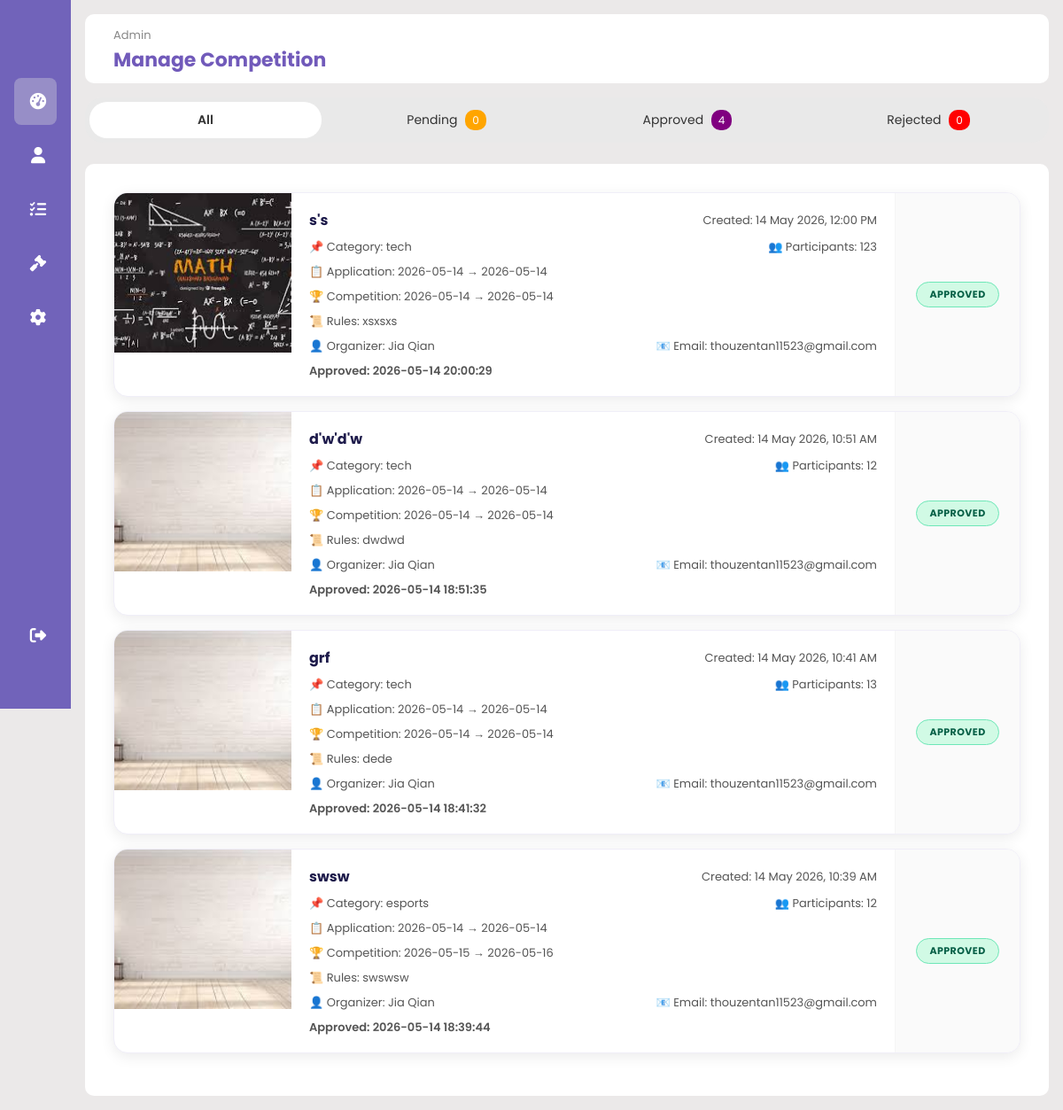
Screenshot of /Admin/manage-competition-list.php with the database file from the repository.
### tables this page shows
CREATE TABLE `competition_applications` (
  `id` int(11) NOT NULL,
  `title` varchar(255) DEFAULT NULL,
  `description` text DEFAULT NULL,
  `application_start` date DEFAULT NULL,
  `application_end` date DEFAULT NULL,
  `category` varchar(100) DEFAULT NULL,
  `start_date` date DEFAULT NULL,
  `end_date` date DEFAULT NULL,
  `participants` int(11) DEFAULT NULL,
  `organizer_id` int(11) DEFAULT NULL,
  `status` enum('pending','approved','rejected') DEFAULT 'pending',
  `created_at` timestamp NOT NULL DEFAULT current_timestamp(),
  `reject_reason` varchar(255) DEFAULT NULL,
  `competition_image` varchar(255) DEFAULT NULL,
  `prize_1st` varchar(255) DEFAULT NULL,
  `prize_2nd` varchar(255) DEFAULT NULL,
  `prize_3rd` varchar(255) DEFAULT NULL,
  `prize_description` text DEFAULT NULL,
  `organizer` varchar(255) DEFAULT NULL,
  `email` varchar(255) DEFAULT NULL,
  `rules` text DEFAULT NULL,
  `submission_type` varchar(50) DEFAULT NULL,
  `approved_at` datetime DEFAULT NULL,
  `rejected_at` datetime DEFAULT NULL,
  `result_status` enum('pending','judging','published') DEFAULT 'pending'
);

CREATE TABLE `users` (
  `id` int(11) NOT NULL,
  `fullname` varchar(100) DEFAULT NULL,
  `username` varchar(50) DEFAULT NULL,
  `email` varchar(100) DEFAULT NULL,
  `password` varchar(255) DEFAULT NULL,
  `country` varchar(10) DEFAULT NULL,
  `phone` varchar(20) DEFAULT NULL,
  `gender` varchar(10) DEFAULT NULL,
  `role` enum('admin','organiser','participant','judge') DEFAULT 'participant',
  `status` enum('active','pending') DEFAULT 'active',
  `created_at` timestamp NOT NULL DEFAULT current_timestamp(),
  `reset_token_hash` varchar(64) DEFAULT NULL,
  `reset_token_expires_at` datetime DEFAULT NULL,
  `profile_image` varchar(255) DEFAULT 'default.png'
);

### Admin/manage-competition-list.php (the view, shortened to what this page needs)
<?php
include "../config.php";
$pendingCount  = $conn->query("SELECT COUNT(*) AS total FROM competition_applications WHERE status='pending'")->fetch_assoc()['total'];
$approvedCount = $conn->query("SELECT COUNT(*) AS total FROM competition_applications WHERE status='approved'")->fetch_assoc()['total'];
$rejectedCount = $conn->query("SELECT COUNT(*) AS total FROM competition_applications WHERE status='rejected'")->fetch_assoc()['total'];
$status = $_GET['status'] ?? 'all';
if ($status == 'all') {
    $result = $conn->query("
        SELECT ca.*, u.fullname AS org_name, u.email AS org_email
        FROM competition_applications ca
        LEFT JOIN users u ON ca.organizer_id = u.id
        ORDER BY ca.created_at DESC
    ");
}
?>
<!DOCTYPE html>
<html lang="en">
<head>
<link rel="stylesheet" href="../Admin-css/manage-competition-list.css">
<link rel="stylesheet" href="https://cdnjs.cloudflare.com/ajax/libs/font-awesome/6.4.0/css/all.min.css">
</head>
<body>
<div class="sidebar">
    <div class="logo"></div>
    <ul class="menu">
        <li class="active">
            <a href="dashboard.php">
                <i class="fas fa-tachometer-alt"></i>
            </a>
        </li>
        <li><a href="#"><i class="fas fa-user"></i><span>Profile</span></a></li>
        <li>
            <a href="manage-competition-list.php">
                <i class="fas fa-list-check"></i>
            </a>
        </li>
        <li>
            <a href="manage-judges.php">
                <i class="fas fa-gavel"></i>
            </a>
        </li>
        <li>
            <a href="#"><i class="fas fa-cog"></i><span>Settings</span></a>
        </li>
        <li class="logout">
            <a href="../login.php">
                <i class="fas fa-sign-out-alt"></i>
            </a>
        </li>
    </ul>
</div>
<div class="main--content">
<div class="header--wrapper">
    <div class="header--title">
        <span>Admin</span>
        <h2>Manage Competition</h2>
    </div>
</div>
<div class="tab--container">
    <a href="?status=all" class="tab <?=($status=='all')?'active':''?>">All</a>
    <a href="?status=pending" class="tab <?=($status=='pending')?'active':''?>">
        Pending <span class="tab-badge orange"><?=$pendingCount?></span>
    </a>
    <a href="?status=approved" class="tab <?=($status=='approved')?'active':''?>">
        Approved <span class="tab-badge purple"><?=$approvedCount?></span>
    </a>
    <a href="?status=rejected" class="tab <?=($status=='rejected')?'active':''?>">
        Rejected <span class="tab-badge" style="background:red"><?=$rejectedCount?></span>
    </a>
</div>
<div class="table--container">
<?php while($row = $result->fetch_assoc()): ?>
<?php
$img = (!empty($row['competition_image']))
    ? '../uploads/' . $row['competition_image']
    : '../images/default.png';
$org_name  = $row['org_name'] ?? $row['organizer'] ?? 'N/A';
$org_email = $row['org_email'] ?? $row['email'] ?? 'N/A';
?>
<div class="proposal--card">
    <img class="comp-img" src="<?=htmlspecialchars($img)?>" onerror="this.src='../images/default.png'">
    <div class="info">
        <div class="row">
            <h3><?=htmlspecialchars($row['title'])?></h3>
            <span class="time">Created: <?=date("d M Y, h:i A", strtotime($row['created_at']))?></span>
        </div>
        <div class="row">
            <span>📌 Category: <?=htmlspecialchars($row['category'])?></span>
            <span>👥 Participants: <?=$row['participants']?></span>
        </div>
        <div class="row">
            <span>📋 Application: <?= $row['application_start'] ?> → <?= $row['application_end'] ?></span>
        </div>
        <div class="row">
            <span>🏆 Competition: <?= $row['start_date'] ?> → <?= $row['end_date'] ?></span>
        </div>
        <?php if(!empty($row['rules'])): ?>
        <div class="row">
            <span>📜 Rules: <?= htmlspecialchars($row['rules']) ?></span>
        </div>
        <?php endif; ?>
        <div class="row">
            <span>👤 Organizer: <?=$org_name?></span>
            <span>📧 Email: <?=$org_email?></span>
        </div>
        <?php if($row['status']=='approved'): ?>
        <div class="row">
            <span class="ok">Approved: <?=$row['approved_at'] ?? 'N/A'?></span>
        </div>
        <?php endif; ?>
    </div>
    <div class="right">
        <span class="status <?=$row['status']?>">
            <?=strtoupper($row['status'])?>
        </span>
    </div>
</div>
<?php endwhile; ?>
</div>
</div>
</body>
</html>

### Admin-css/manage-competition-list.css (style rules this page uses)
* { margin:0; padding:0; border:none; outline:none; box-sizing:border-box; font-family:"Poppins",sans-serif; }
body { display:flex; min-height:100vh; background:#ebe9e9; }
.sidebar { position:sticky; top:0; left:0; bottom:0; width:80px; height:100vh; padding:0 1rem; color:#fff; overflow-y:visible; transition:all 0.5s linear; background:rgba(113,99,186,155); }
.logo { height:80px; padding:16px; }
.menu { height:88%; position:relative; list-style:none; padding:0; }
.menu li { padding:1rem; margin:8px 0; border-radius:8px; transition:all 0.3s ease; white-space: nowrap; }
.menu li:hover, .menu li.active { background:#e0e0e058; }
.menu a { color:#fff; font-size:14px; text-decoration:none; display:flex; align-items:center; gap:1rem; width:100%; white-space:nowrap; flex-shrink: 0; }
.menu a i { font-size:1.15rem; min-width:22px; text-align:center; }
.logout { position:absolute; bottom:40px; left:0; width:100%; }
.main--content { width:100%; padding:1rem; background:#ebe9e9; }
.header--wrapper { display:flex; justify-content:space-between; align-items:center; flex-wrap:wrap; background:#fff; border-radius:10px; padding:10px 2rem; margin-bottom:1rem; }
.header--title { color:rgba(113,90,186,255); }
.header--title span { font-size:13px; color:#888; }
.header--title h2 { font-size:22px; }
.tab--container { display:flex; background:#e9e9e9; border-radius:20px; padding:5px; gap:10px; margin-bottom:1.5rem; }
.tab { flex:1; text-align:center; padding:10px; border-radius:20px; text-decoration:none; color:#333; font-size:14px; }
.tab.active { background:#fff; font-weight:600; }
.tab-badge { padding:3px 8px; border-radius:10px; font-size:12px; margin-left:5px; color:#fff; }
.orange { background:orange; }
.purple { background:purple; }
.table--container { background:#fff; padding:2rem; border-radius:10px; }
.proposal--card { display:flex; gap:0; align-items:stretch; background:#fff; border-radius:16px; margin-bottom:16px; box-shadow:0 4px 16px rgba(0,0,0,0.08); overflow:hidden; border:1px solid #f0eef8; transition:transform 0.2s, box-shadow 0.2s; }
.comp-img { width:200px; min-width:200px; height:100%; min-height:180px; object-fit:cover; display:block; border-radius:0; }
.info { flex:1; display:flex; flex-direction:column; gap:8px; padding:18px 20px; border-right:1px solid #f5f5f5; }
.row { display:flex; justify-content:space-between; gap:12px; flex-wrap:wrap; align-items:center; }
.row h3 { font-size:16px; font-weight:700; color:#1e1b4b; }
.time { font-size:12px; color:#aaa; }
.info span { font-size:13px; color:#555; }
.ok { color:#16a34a; font-weight:600; font-size:13px; }
.right { display:flex; flex-direction:column; align-items:center; justify-content:center; gap:10px; min-width:140px; padding:18px 16px; background:#fafafa; }
.status { padding:5px 14px; border-radius:20px; font-size:11px; font-weight:700; letter-spacing:0.04em; text-transform:uppercase; }
.approved { background:#d1fae5; color:#065f46; border:1px solid #6ee7b7; }

### rows the page displays
competition_applications: competition_image (picture), title "s's", created_at "14 May 2026, 12:00 PM", category "tech", participants "123", application_start "2026-05-14", application_end "2026-05-14", start_date "2026-05-14", end_date "2026-05-14", rules "xsxsxs", users.fullname "Jia Qian", users.email "thouzentan11523@gmail.com", approved_at "2026-05-14 20:00:29", status "APPROVED"
competition_applications: competition_image (picture), title "d'w'd'w", created_at "14 May 2026, 10:51 AM", category "tech", participants "12", application_start "2026-05-14", application_end "2026-05-14", start_date "2026-05-14", end_date "2026-05-14", rules "dwdwd", users.fullname "Jia Qian", users.email "thouzentan11523@gmail.com", approved_at "2026-05-14 18:51:35", status "APPROVED"
competition_applications: competition_image (picture), title "grf", created_at "14 May 2026, 10:41 AM", category "tech", participants "13", application_start "2026-05-14", application_end "2026-05-14", start_date "2026-05-14", end_date "2026-05-14", rules "dede", users.fullname "Jia Qian", users.email "thouzentan11523@gmail.com", approved_at "2026-05-14 18:41:32", status "APPROVED"
competition_applications: competition_image (picture), title "swsw", created_at "14 May 2026, 10:39 AM", category "esports", participants "12", application_start "2026-05-14", application_end "2026-05-14", start_date "2026-05-15", end_date "2026-05-16", rules "swswsw", users.fullname "Jia Qian", users.email "thouzentan11523@gmail.com", approved_at "2026-05-14 18:39:44", status "APPROVED"

### other values shown
$pendingCount "0"
$approvedCount "4"
$rejectedCount "0"
